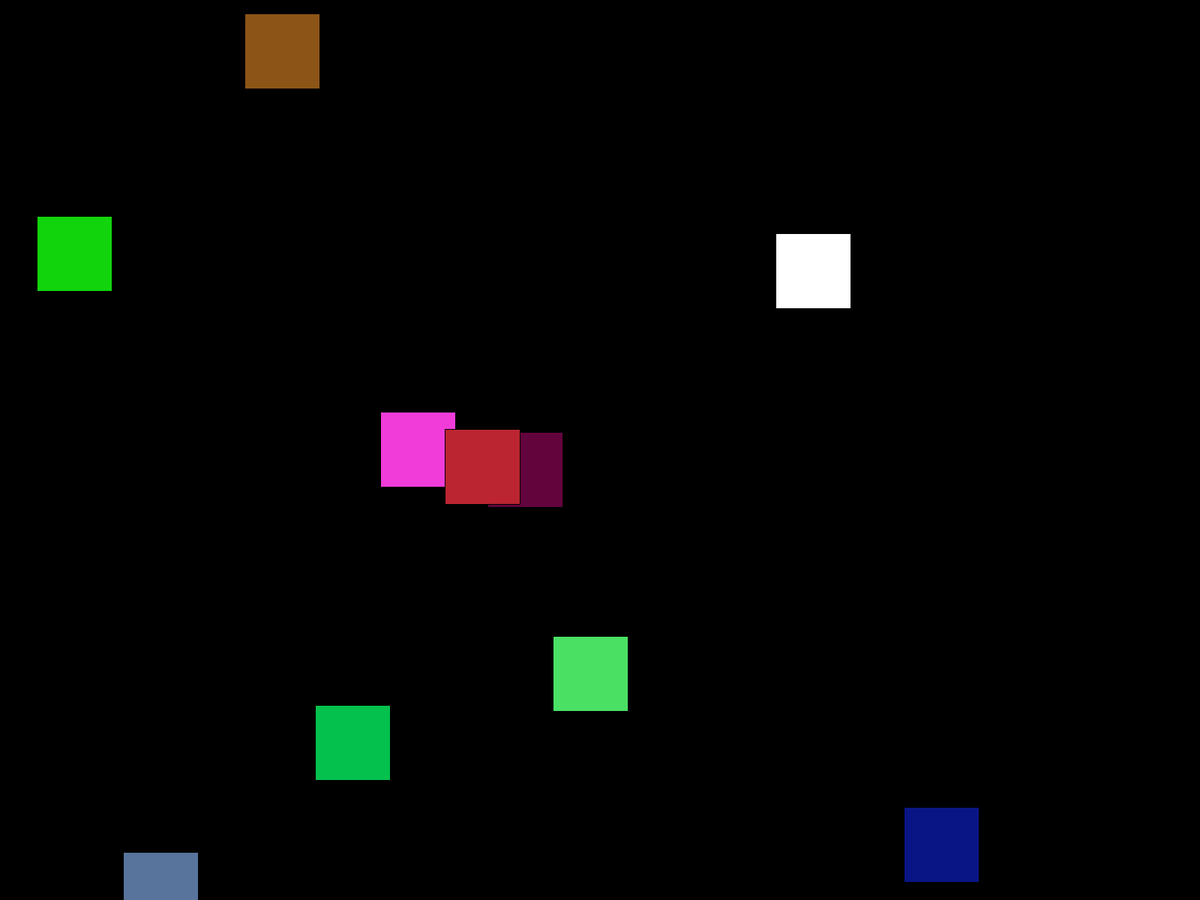
Frame 1 (no input)
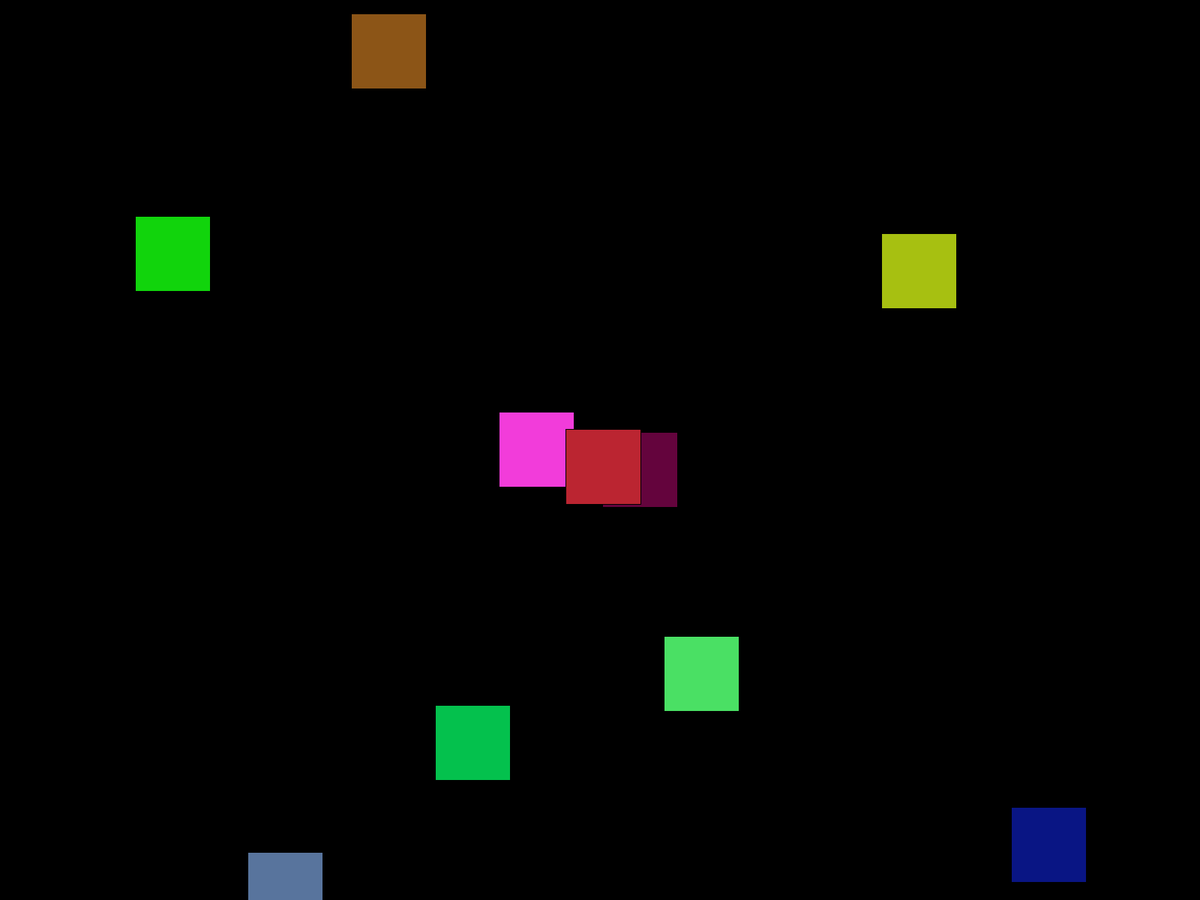
Frame 60 (the mouse pressed at the canvas centre just before this capture)
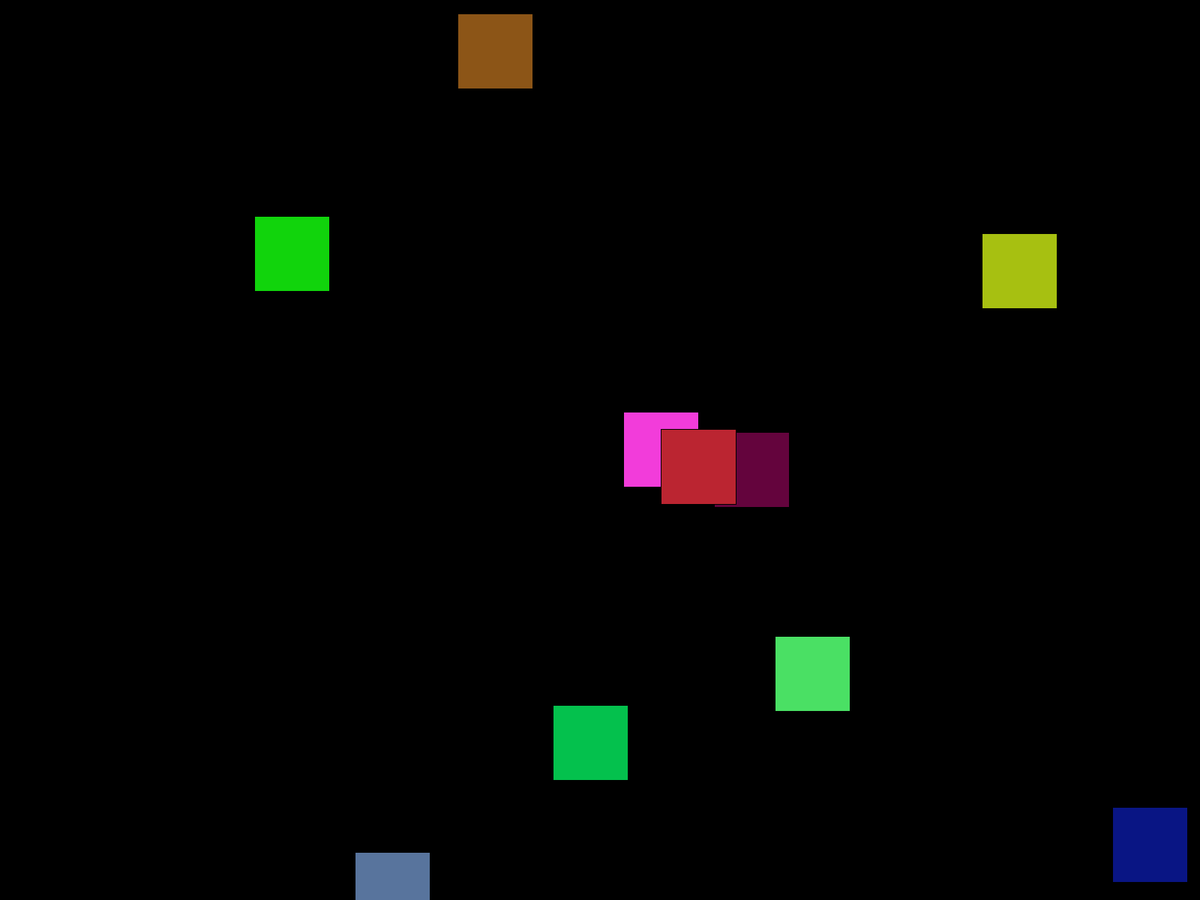
Frame 120 (the mouse held since frame 60 and released just before this capture)

The Processing sketch that drew these frames (run headless with seeded random() and noise(); from frame 60 on, the mouse is pressed at the canvas centre):

// Processing sketch: sketch_class2_0
// ── sketch_class2_0.pde
class Square {



    float x, y, s;

    Square(float _x, float _y, float _s) {

        this.x = _x;

        this.y = _y;

        this.s = _s;

    }







    void right(float _s) {

        this.x += _s;

    }

}

class Kvadrat extends Square {



    color c;

    Kvadrat(float _x, float _y, float _s, color _c) {

        super(_x, _y, _s);

        this.c = _c;

    }



    void draw() {

        rect(this.x, this.y, this.s, this.s);

        fill(this.c);

    }

}

Kvadrat[] k_array;

void setup()

{

    fullScreen();



    k_array = new Kvadrat[15];

    for (int i = 0; i < 10; i++) {

        k_array[i] = new Kvadrat(random(width), random(height), 100.0, int(color(random(255), random(255), random(255))));

    }

}

void draw()

{

    background(0);



    for (int i = 0; i < 10; i++) {

        k_array[i].draw();

        k_array[i].right(random(5));

    }

}
